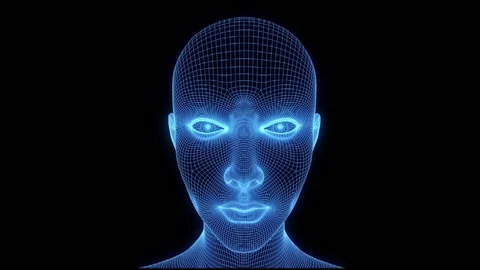
#> input picture front_end/Recursos/FotoHolograma.webp, 480 x 270 px
$ python -i image_utils.py   (imports and definitions only)   (older library calls are emulated)
#> lines starting #> are read from the running program, lines starting #| are printed output that depends on the picture
#> further down, picture is the input picture: shape (270, 480, 3); mean B, G, R 30.1, 17.5, 10
"""
Utilitários para processamento e validação de imagens
"""
import cv2
import numpy as np
import base64
import re
import logging
from typing import Tuple, Optional

logger = logging.getLogger(__name__)


class ImageValidator:
    """Validador de imagens base64 com verificações de segurança"""

    # [40 lines left out: function validate_base64_image, not called in this run]

    @staticmethod
    def calculate_sharpness(image: np.ndarray) -> float:
        """
        Calcula a nitidez da imagem usando o operador Laplacian

        Args:
            image: Array numpy da imagem

        Returns:
            float: Score de nitidez (quanto maior, mais nítida)
        """
        if image is None or image.size == 0:
            return 0.0

        try:
            # Reduzir tamanho para cálculo eficiente
            small_img = cv2.resize(image, (100, 100))
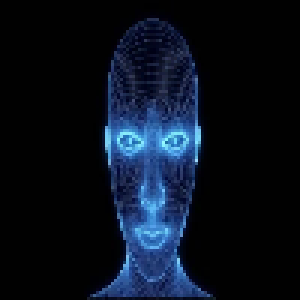
#> small_img: shape (100, 100, 3) (shown 3 times larger); mean B, G, R 29.8, 17.3, 9.9
            gray = cv2.cvtColor(small_img, cv2.COLOR_BGR2GRAY)
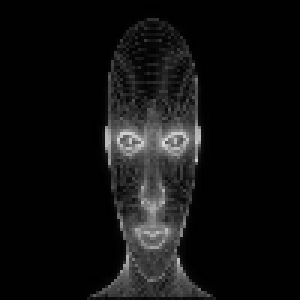
#> gray: shape (100, 100) (shown 3 times larger); min 0, max 219, mean 16.5
            return cv2.Laplacian(gray, cv2.CV_64F).var()
        except Exception as e:
            logger.warning(f"Erro ao calcular nitidez: {e}")
            return 0.0

    # [66 lines left out: functions decode_base64_image, preprocess_image, not called in this run]


class FaceQualityValidator:
    """Validador de qualidade facial com critérios padronizados"""

    def __init__(self, min_face_size: Tuple[int, int] = (100, 100), min_sharpness: float = 120.0):
        self.min_face_size = min_face_size
        self.min_sharpness = min_sharpness

    # [24 lines left out: function validate_face_image, not called in this run]


class AntiSpoofingValidator:
    """Validador anti-spoofing para impedir reconhecimento por fotos"""

    # [42 lines left out: functions __init__, is_live_camera_face, not called in this run]

>>> import cv2
>>> picture = cv2.imread('../../front_end/Recursos/FotoHolograma.webp')
>>> result = ImageValidator().calculate_sharpness(picture)
#> result = 1564.4
